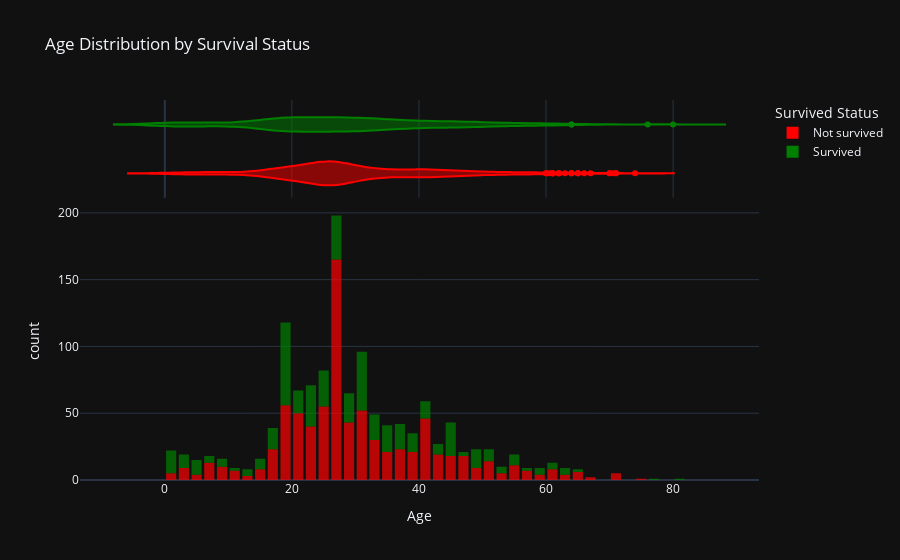

Notebook source saved alongside this figure:
### Code cell
fig = px.histogram(
    Titanic_data, 
    x='Age', 
    color='Survived Status', 
    nbins=40,
    marginal='violin', 
    opacity=0.7,
    color_discrete_map={'Survived': 'green', 'Not survived': 'red'},
    title='Age Distribution by Survival Status'
)
fig.update_layout(
    template='plotly_dark',
    bargap=0.2, 
    
)
fig.show()

### Figure 1 — Plotly figure (JSON) as saved in the notebook; plotly's stock layout.template omitted (floating-point values rounded to 4 significant figures; data arrays with more than 128 entries replaced by an {"elided": "..."} marker saying what was removed)
{"data": [{"bingroup": "x", "hovertemplate": "Survived Status=Not survived<br>Age=%{x}<br>count=%{y}<extra></extra>", "legendgroup": "Not survived", "marker": {"color": "red", "opacity": 0.7, "pattern": {"shape": ""}}, "name": "Not survived", "nbinsx": 40, "orientation": "v", "showlegend": true, "type": "histogram", "x": {"elided": "815 float values"}, "xaxis": "x", "yaxis": "y"}, {"hovertemplate": "Survived Status=Not survived<br>Age=%{x}<extra></extra>", "legendgroup": "Not survived", "marker": {"color": "red"}, "name": "Not survived", "scalegroup": "x", "showlegend": false, "type": "violin", "x": {"elided": "815 float values"}, "xaxis": "x2", "yaxis": "y2"}, {"bingroup": "x", "hovertemplate": "Survived Status=Survived<br>Age=%{x}<br>count=%{y}<extra></extra>", "legendgroup": "Survived", "marker": {"color": "green", "opacity": 0.7, "pattern": {"shape": ""}}, "name": "Survived", "nbinsx": 40, "orientation": "v", "showlegend": true, "type": "histogram", "x": {"elided": "494 float values"}, "xaxis": "x", "yaxis": "y"}, {"hovertemplate": "Survived Status=Survived<br>Age=%{x}<extra></extra>", "legendgroup": "Survived", "marker": {"color": "green"}, "name": "Survived", "scalegroup": "x", "showlegend": false, "type": "violin", "x": {"elided": "494 float values"}, "xaxis": "x2", "yaxis": "y2"}], "layout": {"bargap": 0.2, "barmode": "relative", "legend": {"title": {"text": "Survived Status"}, "tracegroupgap": 0}, "title": {"text": "Age Distribution by Survival Status"}, "xaxis": {"anchor": "y", "domain": [0, 1], "title": {"text": "Age"}}, "xaxis2": {"anchor": "y2", "domain": [0, 1], "matches": "x", "showgrid": true, "showticklabels": false}, "yaxis": {"anchor": "x", "domain": [0, 0.7326], "title": {"text": "count"}}, "yaxis2": {"anchor": "x2", "domain": [0.7426, 1], "matches": "y2", "showgrid": false, "showline": false, "showticklabels": false, "ticks": ""}}}
